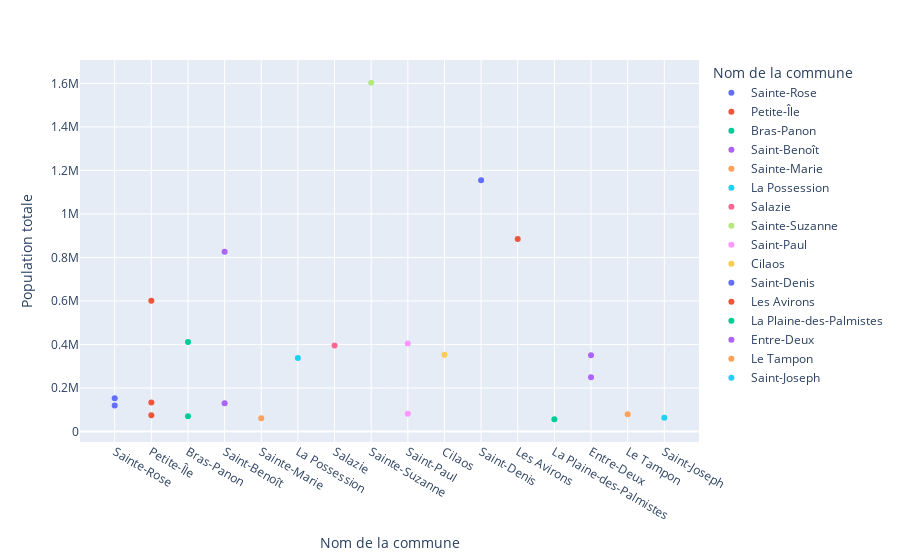

This figure's notebook cell:
### Code cell
fig = px.scatter(df6, x="Nom de la commune", y="Population totale", color='Nom de la commune')
fig.show()

### Figure 1 — Plotly figure (JSON) as saved in the notebook; plotly's stock layout.template omitted (floating-point values rounded to 4 significant figures)
{"data": [{"hovertemplate": "Nom de la commune=%{x}<br>Population totale=%{y}<extra></extra>", "legendgroup": "Sainte-Rose", "marker": {"color": "#636efa", "symbol": "circle"}, "mode": "markers", "name": "Sainte-Rose", "orientation": "v", "showlegend": true, "type": "scatter", "x": ["Sainte-Rose", "Sainte-Rose"], "xaxis": "x", "y": [119538, 152391], "yaxis": "y"}, {"hovertemplate": "Nom de la commune=%{x}<br>Population totale=%{y}<extra></extra>", "legendgroup": "Petite-Île", "marker": {"color": "#EF553B", "symbol": "circle"}, "mode": "markers", "name": "Petite-Île", "orientation": "v", "showlegend": true, "type": "scatter", "x": ["Petite-Île", "Petite-Île", "Petite-Île"], "xaxis": "x", "y": [133642, 601128, 74862], "yaxis": "y"}, {"hovertemplate": "Nom de la commune=%{x}<br>Population totale=%{y}<extra></extra>", "legendgroup": "Bras-Panon", "marker": {"color": "#00cc96", "symbol": "circle"}, "mode": "markers", "name": "Bras-Panon", "orientation": "v", "showlegend": true, "type": "scatter", "x": ["Bras-Panon", "Bras-Panon"], "xaxis": "x", "y": [70281, 411129], "yaxis": "y"}, {"hovertemplate": "Nom de la commune=%{x}<br>Population totale=%{y}<extra></extra>", "legendgroup": "Saint-Benoît", "marker": {"color": "#ab63fa", "symbol": "circle"}, "mode": "markers", "name": "Saint-Benoît", "orientation": "v", "showlegend": true, "type": "scatter", "x": ["Saint-Benoît", "Saint-Benoît"], "xaxis": "x", "y": [130205, 825837], "yaxis": "y"}, {"hovertemplate": "Nom de la commune=%{x}<br>Population totale=%{y}<extra></extra>", "legendgroup": "Sainte-Marie", "marker": {"color": "#FFA15A", "symbol": "circle"}, "mode": "markers", "name": "Sainte-Marie", "orientation": "v", "showlegend": true, "type": "scatter", "x": ["Sainte-Marie"], "xaxis": "x", "y": [60566], "yaxis": "y"}, {"hovertemplate": "Nom de la commune=%{x}<br>Population totale=%{y}<extra></extra>", "legendgroup": "La Possession", "marker": {"color": "#19d3f3", "symbol": "circle"}, "mode": "markers", "name": "La Possession", "orientation": "v", "showlegend": true, "type": "scatter", "x": ["La Possession"], "xaxis": "x", "y": [337904], "yaxis": "y"}, {"hovertemplate": "Nom de la commune=%{x}<br>Population totale=%{y}<extra></extra>", "legendgroup": "Salazie", "marker": {"color": "#FF6692", "symbol": "circle"}, "mode": "markers", "name": "Salazie", "orientation": "v", "showlegend": true, "type": "scatter", "x": ["Salazie"], "xaxis": "x", "y": [394936], "yaxis": "y"}, {"hovertemplate": "Nom de la commune=%{x}<br>Population totale=%{y}<extra></extra>", "legendgroup": "Sainte-Suzanne", "marker": {"color": "#B6E880", "symbol": "circle"}, "mode": "markers", "name": "Sainte-Suzanne", "orientation": "v", "showlegend": true, "type": "scatter", "x": ["Sainte-Suzanne"], "xaxis": "x", "y": [1602503], "yaxis": "y"}, {"hovertemplate": "Nom de la commune=%{x}<br>Population totale=%{y}<extra></extra>", "legendgroup": "Saint-Paul", "marker": {"color": "#FF97FF", "symbol": "circle"}, "mode": "markers", "name": "Saint-Paul", "orientation": "v", "showlegend": true, "type": "scatter", "x": ["Saint-Paul", "Saint-Paul"], "xaxis": "x", "y": [404082, 81355], "yaxis": "y"}, {"hovertemplate": "Nom de la commune=%{x}<br>Population totale=%{y}<extra></extra>", "legendgroup": "Cilaos", "marker": {"color": "#FECB52", "symbol": "circle"}, "mode": "markers", "name": "Cilaos", "orientation": "v", "showlegend": true, "type": "scatter", "x": ["Cilaos"], "xaxis": "x", "y": [353022], "yaxis": "y"}, {"hovertemplate": "Nom de la commune=%{x}<br>Population totale=%{y}<extra></extra>", "legendgroup": "Saint-Denis", "marker": {"color": "#636efa", "symbol": "circle"}, "mode": "markers", "name": "Saint-Denis", "orientation": "v", "showlegend": true, "type": "scatter", "x": ["Saint-Denis"], "xaxis": "x", "y": [1155365], "yaxis": "y"}, {"hovertemplate": "Nom de la commune=%{x}<br>Population totale=%{y}<extra></extra>", "legendgroup": "Les Avirons", "marker": {"color": "#EF553B", "symbol": "circle"}, "mode": "markers", "name": "Les Avirons", "orientation": "v", "showlegend": true, "type": "scatter", "x": ["Les Avirons"], "xaxis": "x", "y": [884444], "yaxis": "y"}, {"hovertemplate": "Nom de la commune=%{x}<br>Population totale=%{y}<extra></extra>", "legendgroup": "La Plaine-des-Palmistes", "marker": {"color": "#00cc96", "symbol": "circle"}, "mode": "markers", "name": "La Plaine-des-Palmistes", "orientation": "v", "showlegend": true, "type": "scatter", "x": ["La Plaine-des-Palmistes"], "xaxis": "x", "y": [56712], "yaxis": "y"}, {"hovertemplate": "Nom de la commune=%{x}<br>Population totale=%{y}<extra></extra>", "legendgroup": "Entre-Deux", "marker": {"color": "#ab63fa", "symbol": "circle"}, "mode": "markers", "name": "Entre-Deux", "orientation": "v", "showlegend": true, "type": "scatter", "x": ["Entre-Deux", "Entre-Deux"], "xaxis": "x", "y": [350485, 248817], "yaxis": "y"}, {"hovertemplate": "Nom de la commune=%{x}<br>Population totale=%{y}<extra></extra>", "legendgroup": "Le Tampon", "marker": {"color": "#FFA15A", "symbol": "circle"}, "mode": "markers", "name": "Le Tampon", "orientation": "v", "showlegend": true, "type": "scatter", "x": ["Le Tampon"], "xaxis": "x", "y": [79250], "yaxis": "y"}, {"hovertemplate": "Nom de la commune=%{x}<br>Population totale=%{y}<extra></extra>", "legendgroup": "Saint-Joseph", "marker": {"color": "#19d3f3", "symbol": "circle"}, "mode": "markers", "name": "Saint-Joseph", "orientation": "v", "showlegend": true, "type": "scatter", "x": ["Saint-Joseph"], "xaxis": "x", "y": [62999], "yaxis": "y"}], "layout": {"autosize": true, "legend": {"title": {"text": "Nom de la commune"}, "tracegroupgap": 0}, "margin": {"t": 60}, "xaxis": {"anchor": "y", "autorange": true, "categoryarray": ["Sainte-Rose", "Petite-Île", "Bras-Panon", "Saint-Benoît", "Sainte-Marie", "La Possession", "Salazie", "Sainte-Suzanne", "Saint-Paul", "Cilaos", "Saint-Denis", "Les Avirons", "La Plaine-des-Palmistes", "Entre-Deux", "Le Tampon", "Saint-Joseph"], "categoryorder": "array", "domain": [0, 1], "range": [-0.9219, 15.92], "title": {"text": "Nom de la commune"}, "type": "category"}, "yaxis": {"anchor": "x", "autorange": true, "domain": [0, 1], "range": [-71340.0, 1731000.0], "title": {"text": "Population totale"}, "type": "linear"}}}
